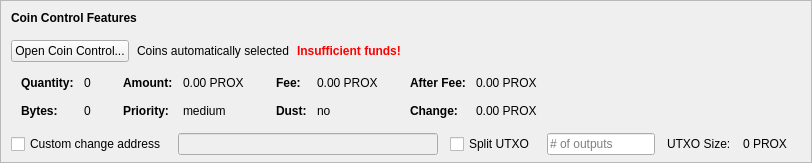
    <widget class="QFrame" name="frameCoinControl">
     <property name="sizePolicy">
      <sizepolicy hsizetype="Expanding" vsizetype="Expanding">
       <horstretch>0</horstretch>
       <verstretch>0</verstretch>
      </sizepolicy>
     </property>
     <property name="maximumSize">
      <size>
       <width>16777215</width>
       <height>16777215</height>
      </size>
     </property>
     <property name="frameShape">
      <enum>QFrame::StyledPanel</enum>
     </property>
     <property name="frameShadow">
      <enum>QFrame::Sunken</enum>
     </property>
     <layout class="QVBoxLayout" name="verticalLayoutCoinControl2">
      <property name="spacing">
       <number>0</number>
      </property>
      <property name="leftMargin">
       <number>0</number>
      </property>
      <property name="topMargin">
       <number>0</number>
      </property>
      <property name="rightMargin">
       <number>0</number>
      </property>
      <property name="bottomMargin">
       <number>6</number>
      </property>
      <item>
       <layout class="QVBoxLayout" name="verticalLayoutCoinControl" stretch="0,0,0,0,1">
        <property name="spacing">
         <number>0</number>
        </property>
        <property name="leftMargin">
         <number>10</number>
        </property>
        <property name="topMargin">
         <number>10</number>
        </property>
        <item>
         <layout class="QHBoxLayout" name="horizontalLayoutCoinControl1">
          <property name="bottomMargin">
           <number>15</number>
          </property>
          <item>
           <widget class="QLabel" name="labelCoinControlFeatures">
            <property name="sizePolicy">
             <sizepolicy hsizetype="Preferred" vsizetype="Maximum">
              <horstretch>0</horstretch>
              <verstretch>0</verstretch>
             </sizepolicy>
            </property>
            <property name="font">
             <font>
              <weight>75</weight>
              <bold>true</bold>
             </font>
            </property>
            <property name="styleSheet">
             <string notr="true">font-weight:bold;</string>
            </property>
            <property name="text">
             <string>Coin Control Features</string>
            </property>
           </widget>
          </item>
         </layout>
        </item>
        <item>
         <layout class="QHBoxLayout" name="horizontalLayoutCoinControl2" stretch="0,0,0,0">
          <property name="spacing">
           <number>8</number>
          </property>
          <property name="bottomMargin">
           <number>10</number>
          </property>
          <item>
           <widget class="QPushButton" name="pushButtonCoinControl">
            <property name="styleSheet">
             <string notr="true"/>
            </property>
            <property name="text">
             <string>Open Coin Control...</string>
            </property>
            <property name="autoDefault">
             <bool>false</bool>
            </property>
           </widget>
          </item>
          <item>
           <widget class="QLabel" name="labelCoinControlAutomaticallySelected">
            <property name="text">
             <string>Coins automatically selected</string>
            </property>
            <property name="margin">
             <number>5</number>
            </property>
           </widget>
          </item>
          <item>
           <widget class="QLabel" name="labelCoinControlInsuffFunds">
            <property name="font">
             <font>
              <weight>75</weight>
              <bold>true</bold>
             </font>
            </property>
            <property name="styleSheet">
             <string notr="true">color:red;font-weight:bold;</string>
            </property>
            <property name="text">
             <string>Insufficient funds!</string>
            </property>
            <property name="margin">
             <number>5</number>
            </property>
           </widget>
          </item>
          <item>
           <spacer name="horizontalSpacerCoinControl">
            <property name="orientation">
             <enum>Qt::Horizontal</enum>
            </property>
            <property name="sizeHint" stdset="0">
             <size>
              <width>40</width>
              <height>1</height>
             </size>
            </property>
           </spacer>
          </item>
         </layout>
        </item>
        <item>
         <widget class="QWidget" name="widgetCoinControl" native="true">
          <property name="sizePolicy">
           <sizepolicy hsizetype="Preferred" vsizetype="Preferred">
            <horstretch>0</horstretch>
            <verstretch>0</verstretch>
           </sizepolicy>
          </property>
          <property name="minimumSize">
           <size>
            <width>0</width>
            <height>0</height>
           </size>
          </property>
          <property name="styleSheet">
           <string notr="true"/>
          </property>
          <layout class="QHBoxLayout" name="horizontalLayoutCoinControl5">
           <property name="leftMargin">
            <number>0</number>
           </property>
           <property name="topMargin">
            <number>0</number>
           </property>
           <property name="rightMargin">
            <number>0</number>
           </property>
           <property name="bottomMargin">
            <number>0</number>
           </property>
           <item>
            <layout class="QHBoxLayout" name="horizontalLayoutCoinControl3" stretch="0,0,0,1">
             <property name="spacing">
              <number>20</number>
             </property>
             <property name="topMargin">
              <number>0</number>
             </property>
             <property name="bottomMargin">
              <number>10</number>
             </property>
             <item>
              <layout class="QFormLayout" name="formLayoutCoinControl1">
               <property name="horizontalSpacing">
                <number>10</number>
               </property>
               <property name="verticalSpacing">
                <number>14</number>
               </property>
               <property name="leftMargin">
                <number>10</number>
               </property>
               <property name="topMargin">
                <number>4</number>
               </property>
               <property name="rightMargin">
                <number>6</number>
               </property>
               <item row="0" column="0">
                <widget class="QLabel" name="labelCoinControlQuantityText">
                 <property name="font">
                  <font>
                   <weight>75</weight>
                   <bold>true</bold>
                  </font>
                 </property>
                 <property name="text">
                  <string>Quantity:</string>
                 </property>
                 <property name="margin">
                  <number>0</number>
                 </property>
                </widget>
               </item>
               <item row="0" column="1">
                <widget class="QLabel" name="labelCoinControlQuantity">
                 <property name="cursor">
                  <cursorShape>IBeamCursor</cursorShape>
                 </property>
                 <property name="contextMenuPolicy">
                  <enum>Qt::ActionsContextMenu</enum>
                 </property>
                 <property name="text">
                  <string notr="true">0</string>
                 </property>
                 <property name="margin">
                  <number>0</number>
                 </property>
                 <property name="textInteractionFlags">
                  <set>Qt::LinksAccessibleByMouse|Qt::TextSelectableByKeyboard|Qt::TextSelectableByMouse</set>
                 </property>
                </widget>
               </item>
               <item row="1" column="0">
                <widget class="QLabel" name="labelCoinControlBytesText">
                 <property name="font">
                  <font>
                   <weight>75</weight>
                   <bold>true</bold>
                  </font>
                 </property>
                 <property name="text">
                  <string>Bytes:</string>
                 </property>
                </widget>
               </item>
               <item row="1" column="1">
                <widget class="QLabel" name="labelCoinControlBytes">
                 <property name="cursor">
                  <cursorShape>IBeamCursor</cursorShape>
                 </property>
                 <property name="contextMenuPolicy">
                  <enum>Qt::ActionsContextMenu</enum>
                 </property>
                 <property name="text">
                  <string notr="true">0</string>
                 </property>
                 <property name="textInteractionFlags">
                  <set>Qt::LinksAccessibleByMouse|Qt::TextSelectableByKeyboard|Qt::TextSelectableByMouse</set>
                 </property>
                </widget>
               </item>
              </layout>
             </item>
             <item>
              <layout class="QFormLayout" name="formLayoutCoinControl2">
               <property name="horizontalSpacing">
                <number>10</number>
               </property>
               <property name="verticalSpacing">
                <number>14</number>
               </property>
               <property name="leftMargin">
                <number>6</number>
               </property>
               <property name="topMargin">
                <number>4</number>
               </property>
               <property name="rightMargin">
                <number>6</number>
               </property>
               <item row="0" column="0">
                <widget class="QLabel" name="labelCoinControlAmountText">
                 <property name="font">
                  <font>
                   <weight>75</weight>
                   <bold>true</bold>
                  </font>
                 </property>
                 <property name="text">
                  <string>Amount:</string>
                 </property>
                 <property name="margin">
                  <number>0</number>
                 </property>
                </widget>
               </item>
               <item row="0" column="1">
                <widget class="QLabel" name="labelCoinControlAmount">
                 <property name="cursor">
                  <cursorShape>IBeamCursor</cursorShape>
                 </property>
                 <property name="contextMenuPolicy">
                  <enum>Qt::ActionsContextMenu</enum>
                 </property>
                 <property name="text">
                  <string notr="true">0.00 PROX</string>
                 </property>
                 <property name="textInteractionFlags">
                  <set>Qt::LinksAccessibleByMouse|Qt::TextSelectableByKeyboard|Qt::TextSelectableByMouse</set>
                 </property>
                </widget>
               </item>
               <item row="1" column="0">
                <widget class="QLabel" name="labelCoinControlPriorityText">
                 <property name="font">
                  <font>
                   <weight>75</weight>
                   <bold>true</bold>
                  </font>
                 </property>
                 <property name="text">
                  <string>Priority:</string>
                 </property>
                </widget>
               </item>
               <item row="1" column="1">
                <widget class="QLabel" name="labelCoinControlPriority">
                 <property name="cursor">
                  <cursorShape>IBeamCursor</cursorShape>
                 </property>
                 <property name="contextMenuPolicy">
                  <enum>Qt::ActionsContextMenu</enum>
                 </property>
                 <property name="text">
                  <string>medium</string>
                 </property>
                 <property name="textInteractionFlags">
                  <set>Qt::LinksAccessibleByMouse|Qt::TextSelectableByKeyboard|Qt::TextSelectableByMouse</set>
                 </property>
                </widget>
               </item>
              </layout>
             </item>
             <item>
              <layout class="QFormLayout" name="formLayoutCoinControl3">
               <property name="horizontalSpacing">
                <number>10</number>
               </property>
               <property name="verticalSpacing">
                <number>14</number>
               </property>
               <property name="leftMargin">
                <number>6</number>
               </property>
               <property name="topMargin">
                <number>4</number>
               </property>
               <property name="rightMargin">
                <number>6</number>
               </property>
               <item row="0" column="0">
                <widget class="QLabel" name="labelCoinControlFeeText">
                 <property name="font">
                  <font>
                   <weight>75</weight>
                   <bold>true</bold>
                  </font>
                 </property>
                 <property name="text">
                  <string>Fee:</string>
                 </property>
                 <property name="margin">
                  <number>0</number>
                 </property>
                </widget>
               </item>
               <item row="0" column="1">
                <widget class="QLabel" name="labelCoinControlFee">
                 <property name="cursor">
                  <cursorShape>IBeamCursor</cursorShape>
                 </property>
                 <property name="contextMenuPolicy">
                  <enum>Qt::ActionsContextMenu</enum>
                 </property>
                 <property name="text">
                  <string notr="true">0.00 PROX</string>
                 </property>
                 <property name="textInteractionFlags">
                  <set>Qt::LinksAccessibleByMouse|Qt::TextSelectableByKeyboard|Qt::TextSelectableByMouse</set>
                 </property>
                </widget>
               </item>
               <item row="1" column="0">
                <widget class="QLabel" name="labelCoinControlLowOutputText">
                 <property name="font">
                  <font>
                   <weight>75</weight>
                   <bold>true</bold>
                  </font>
                 </property>
                 <property name="text">
                  <string>Dust:</string>
                 </property>
                </widget>
               </item>
               <item row="1" column="1">
                <widget class="QLabel" name="labelCoinControlLowOutput">
                 <property name="cursor">
                  <cursorShape>IBeamCursor</cursorShape>
                 </property>
                 <property name="contextMenuPolicy">
                  <enum>Qt::ActionsContextMenu</enum>
                 </property>
                 <property name="text">
                  <string>no</string>
                 </property>
                 <property name="textInteractionFlags">
                  <set>Qt::LinksAccessibleByMouse|Qt::TextSelectableByKeyboard|Qt::TextSelectableByMouse</set>
                 </property>
                </widget>
               </item>
              </layout>
             </item>
             <item>
              <layout class="QFormLayout" name="formLayoutCoinControl4">
               <property name="horizontalSpacing">
                <number>10</number>
               </property>
               <property name="verticalSpacing">
                <number>14</number>
               </property>
               <property name="leftMargin">
                <number>6</number>
               </property>
               <property name="topMargin">
                <number>4</number>
               </property>
               <property name="rightMargin">
                <number>6</number>
               </property>
               <item row="0" column="0">
                <widget class="QLabel" name="labelCoinControlAfterFeeText">
                 <property name="font">
                  <font>
                   <weight>75</weight>
                   <bold>true</bold>
                  </font>
                 </property>
                 <property name="text">
                  <string>After Fee:</string>
                 </property>
                 <property name="margin">
                  <number>0</number>
                 </property>
                </widget>
               </item>
               <item row="0" column="1">
                <widget class="QLabel" name="labelCoinControlAfterFee">
                 <property name="cursor">
                  <cursorShape>IBeamCursor</cursorShape>
                 </property>
                 <property name="contextMenuPolicy">
                  <enum>Qt::ActionsContextMenu</enum>
                 </property>
                 <property name="text">
                  <string notr="true">0.00 PROX</string>
                 </property>
                 <property name="textInteractionFlags">
                  <set>Qt::LinksAccessibleByMouse|Qt::TextSelectableByKeyboard|Qt::TextSelectableByMouse</set>
                 </property>
                </widget>
               </item>
               <item row="1" column="0">
                <widget class="QLabel" name="labelCoinControlChangeText">
                 <property name="font">
                  <font>
                   <weight>75</weight>
                   <bold>true</bold>
                  </font>
                 </property>
                 <property name="text">
                  <string>Change:</string>
                 </property>
                </widget>
               </item>
               <item row="1" column="1">
                <widget class="QLabel" name="labelCoinControlChange">
                 <property name="cursor">
                  <cursorShape>IBeamCursor</cursorShape>
                 </property>
                 <property name="contextMenuPolicy">
                  <enum>Qt::ActionsContextMenu</enum>
                 </property>
                 <property name="text">
                  <string notr="true">0.00 PROX</string>
                 </property>
                 <property name="textInteractionFlags">
                  <set>Qt::LinksAccessibleByMouse|Qt::TextSelectableByKeyboard|Qt::TextSelectableByMouse</set>
                 </property>
                </widget>
               </item>
              </layout>
             </item>
            </layout>
           </item>
          </layout>
         </widget>
        </item>
        <item>
         <layout class="QHBoxLayout" name="horizontalLayoutCoinControl4" stretch="0,0,0,0,0,0,0">
          <property name="spacing">
           <number>12</number>
          </property>
          <property name="sizeConstraint">
           <enum>QLayout::SetDefaultConstraint</enum>
          </property>
          <property name="topMargin">
           <number>5</number>
          </property>
          <property name="rightMargin">
           <number>5</number>
          </property>
          <item>
           <widget class="QCheckBox" name="checkBoxCoinControlChange">
            <property name="toolTip">
             <string>If this is activated, but the change address is empty or invalid, change will be sent to a newly generated address.</string>
            </property>
            <property name="text">
             <string>Custom change address</string>
            </property>
           </widget>
          </item>
          <item>
           <widget class="QValidatedLineEdit" name="lineEditCoinControlChange">
            <property name="enabled">
             <bool>false</bool>
            </property>
            <property name="sizePolicy">
             <sizepolicy hsizetype="Expanding" vsizetype="Fixed">
              <horstretch>0</horstretch>
              <verstretch>0</verstretch>
             </sizepolicy>
            </property>
           </widget>
          </item>
          <item>
           <widget class="QCheckBox" name="splitBlockCheckBox">
            <property name="text">
             <string>Split UTXO</string>
            </property>
           </widget>
          </item>
          <item>
           <widget class="QLineEdit" name="splitBlockLineEdit">
            <property name="sizePolicy">
             <sizepolicy hsizetype="Fixed" vsizetype="Fixed">
              <horstretch>50</horstretch>
              <verstretch>0</verstretch>
             </sizepolicy>
            </property>
            <property name="placeholderText">
             <string># of outputs</string>
            </property>
           </widget>
          </item>
          <item>
           <widget class="QLabel" name="labelBlockSizeText">
            <property name="text">
             <string>UTXO Size:</string>
            </property>
           </widget>
          </item>
          <item>
           <widget class="QLabel" name="labelBlockSize">
            <property name="text">
             <string>0 PROX</string>
            </property>
           </widget>
          </item>
          <item>
           <widget class="QLabel" name="labelCoinControlChangeLabel">
            <property name="sizePolicy">
             <sizepolicy hsizetype="Preferred" vsizetype="Expanding">
              <horstretch>0</horstretch>
              <verstretch>0</verstretch>
             </sizepolicy>
            </property>
            <property name="minimumSize">
             <size>
              <width>0</width>
              <height>0</height>
             </size>
            </property>
            <property name="text">
             <string/>
            </property>
            <property name="margin">
             <number>3</number>
            </property>
           </widget>
          </item>
         </layout>
        </item>
        <item>
         <spacer name="verticalSpacerCoinControl">
          <property name="orientation">
           <enum>Qt::Vertical</enum>
          </property>
          <property name="sizeHint" stdset="0">
           <size>
            <width>800</width>
            <height>1</height>
           </size>
          </property>
         </spacer>
        </item>
       </layout>
      </item>
     </layout>
    </widget>
